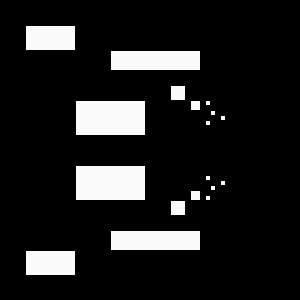
Frame 1 (no input)
Frame 60 (the mouse pressed at the canvas centre just before this capture): identical to frame 1, image omitted
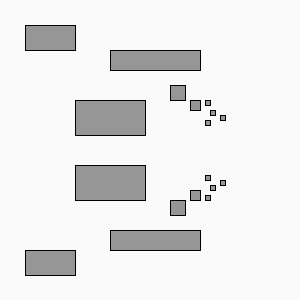
Frame 120 (the mouse held since frame 60 and released just before this capture)

The Processing sketch that drew these frames (run headless with seeded random() and noise(); from frame 60 on, the mouse is pressed at the canvas centre):

// Processing sketch: processing_36244
// ── processing_36244.pde

void setup() {
  size(300, 300);
}

void draw() {

  background(mouseX, mouseY, mouseX);//background color will change according to mouse position
  fill(250);//250 will be the normal fill for the rectangles coded below


  if (mousePressed) {//when the mouse is pressed, the background fill and the rectangle fill swap logistics
    background(250);//now the background is a constant 250
    fill(mouseX, mouseY, mouseX);//and the rill of the rectangles changes depending on position of mouse
  }


  rect(25, 25, 50, 25);
  rect(75, 100, 70, 35);
  rect(110, 50, 90, 20);
  rect(170, 85, 15, 15);
  rect(190, 100, 10, 10);
  rect(205, 100, 5, 5);
  rect(210, 110, 5, 5);
  rect(205, 120, 5, 5);
  rect(220, 115, 5, 5);

  rect(25, 250, 50, 25);
  rect(75, 165, 70, 35);
  rect(110, 230, 90, 20);
  rect(170, 200, 15, 15);
  rect(190, 190, 10, 10);
  rect(205, 195, 5, 5);
  rect(210, 185, 5, 5);
  rect(205, 175, 5, 5);
  rect(220, 180, 5, 5);
}
